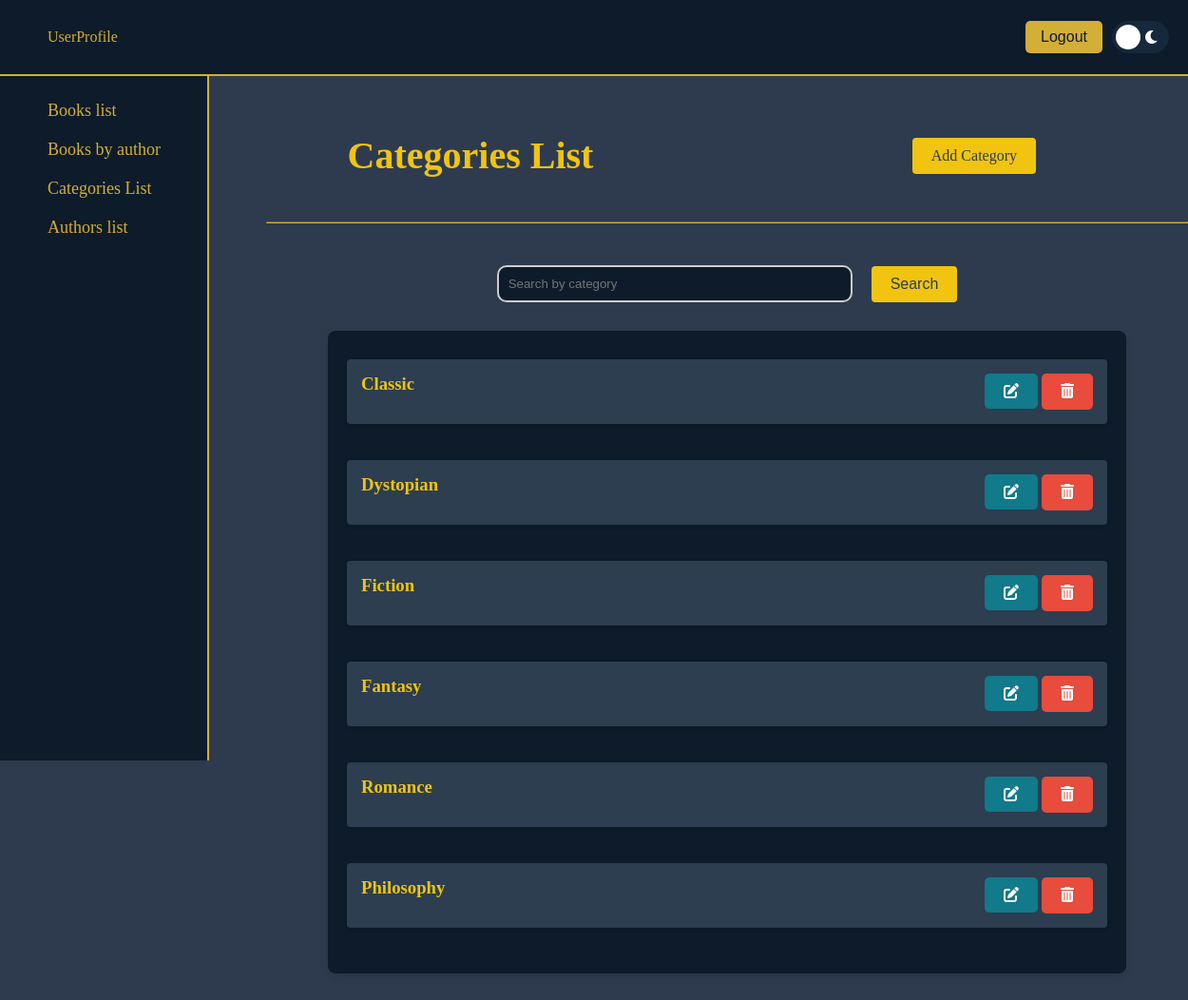
The page /categories_list (signed in) on the database its author committed.
### app.py (models this page shows)
class Category(db.Model):
    id = db.Column(db.Integer, primary_key=True)
    name = db.Column(db.String(100), nullable=False, unique=True)
    books = db.relationship('Book', backref='category', lazy=True)

### app.py (the view)
@app.route('/categories_list')
@login_required
def categories_list():
    categories = Category.query.all()
    return render_template('Category/categories_list.html', categories=categories)

### app.py (called while the page is built)
@login_manager.user_loader
def load_user(user_id):
    return User.query.get(int(user_id))

@app.context_processor
def inject_user():
    return dict(user=current_user)

### templates/Category/categories_list.html (shortened to what this page needs)
{% extends "layout.html" %}
{% block content %}
<body class="list-body">
    <center>
        <div class="header-container">
            <h1 class="centered-title">Categories List</h1>
            <a href="{{ url_for('add_category') }}" class="add-btn">Add Category</a>
        </div>
        <br><hr style="border-color: #d4af37;"><br><br>
        <form class="search-form category-author-search" >
            <input type="text" id="category" placeholder="Search by category">
            <button type="button" onclick="searchCategories()">Search</button>
        </form>
        <div id="search-results" class="list-container">
            {% for category in categories %}
                <div class="list-item ">
                    <h3>{{ category.name }}</h3><br>
                    <div>
                        <a href="{{ url_for('edit_category', id=category.id) }}" class="btn edit-btn"><i class="fas fa-edit"></i></a>
                        <form action="{{ url_for('delete_category', id=category.id) }}" method="post" style="display:inline;">
                            <button type="submit" class="btn delete-btn" onclick="return confirm('Are you sure you want to delete this category?');"><i class="fas fa-trash-alt"></i></button>
                        </form>
                    </div>
                </div><br>
            {% endfor %}
        </div>
    </center>
</body>
{% endblock %}

### static/styles.css (style rules this page uses)
:root { --background-color-light: #adb5bd; --background-color-dark: #14213d; --text-color-light: #14213d; --text-color-dark: #e0e1dd; --primary-color-light: #d4af37; --primary-color-dark: #f1c40f; }
body { font-family: Arial, sans-serif; margin: 0; padding: 0; width: 100%; height: 100%; display: flex; background-color: #adb5bd; transition: background-color 0.3s, color 0.3s; }
.btn { transition: background-color 0.3s, color 0.3s, transform 0.3s; }
body { font-family: 'Segoe UI', Tahoma, Geneva, Verdana, sans-serif; background-color: #2e3b4e; color: #e0e1dd; margin: 0; padding: 0; }
h1 { color: #f1c40f; text-align: center; font-size: 2.5em; margin-bottom: 20px; }
.search-form { display: flex; flex-direction:row; align-items: center; margin-bottom: 20px; }
.search-form input[type="text"] { width: 60%; max-width: 350px; padding: 10px; margin-right: 20px; margin-bottom: 10px; border: 2px solid #ccc; border-radius: 10px; background-color: #0d1b2a; color: #fff; display: flex; flex-direction: row; justify-content: space-between; }
.search-form button { background-color: #f1c40f; color: #2e3b4e; border: none; padding: 10px 20px; margin-bottom: 10px; font-size: 16px; cursor: pointer; border-radius: 4px; transition: background-color 0.3s ease, transform 0.3s ease; }
.category-author-search { justify-content: center; }
.list-body { font-family: 'Georgia', serif; color: #fff; background-color: #2e3b4e; margin: 0; padding: 20px; min-height: 100vh; display: flex; flex-direction: column; justify-content: center; align-items: center; }
.list-container { width: 100%; max-width: 800px; margin: 0 auto; background-color: #0d1b2a; padding: 20px; border-radius: 8px; box-shadow: 0px 4px 10px rgba(0, 0, 0, 0.1); }
.list-item { background-color: #2c3e50; margin: 10px 0; padding: 15px; border-radius: 4px; box-shadow: 0px 2px 5px rgba(0, 0, 0, 0.1); display: flex; justify-content: space-between; }
.list-item h3 { margin: 0; color: #f1c40f; }
.list-body h1 { color: #f1c40f; margin: 0; }
.list-item a { text-decoration: none; }
.header-container { position: relative; width: 100%; padding: 20px; text-align: center; }
.centered-title { padding-right: 580px; color: #f1c40f; font-size: 2.5em; position: relative; }
.add-btn { position: absolute; right: 200px; top: 50%; transform: translateY(-50%); text-decoration: none; background-color: #f1c40f; color: #2e3b4e; padding: 10px 20px; font-size: 16px; border-radius: 4px; transition: background-color 0.3s ease, transform 0.3s ease; }
.btn { padding: 10px 20px; border: none; border-radius: 5px; cursor: pointer; text-decoration: none; font-size: 16px; transition: background-color 0.3s ease, color 0.3s ease, transform 0.3s ease; }
.edit-btn { background-color: #117a8b; color: white; }
.delete-btn { background-color: #e74c3c; color: white; }

### rows shown on the page
Category: name "Classic"
Category: name "Dystopian"
Category: name "Fiction"
Category: name "Fantasy"
Category: name "Romance"
Category: name "Philosophy"
